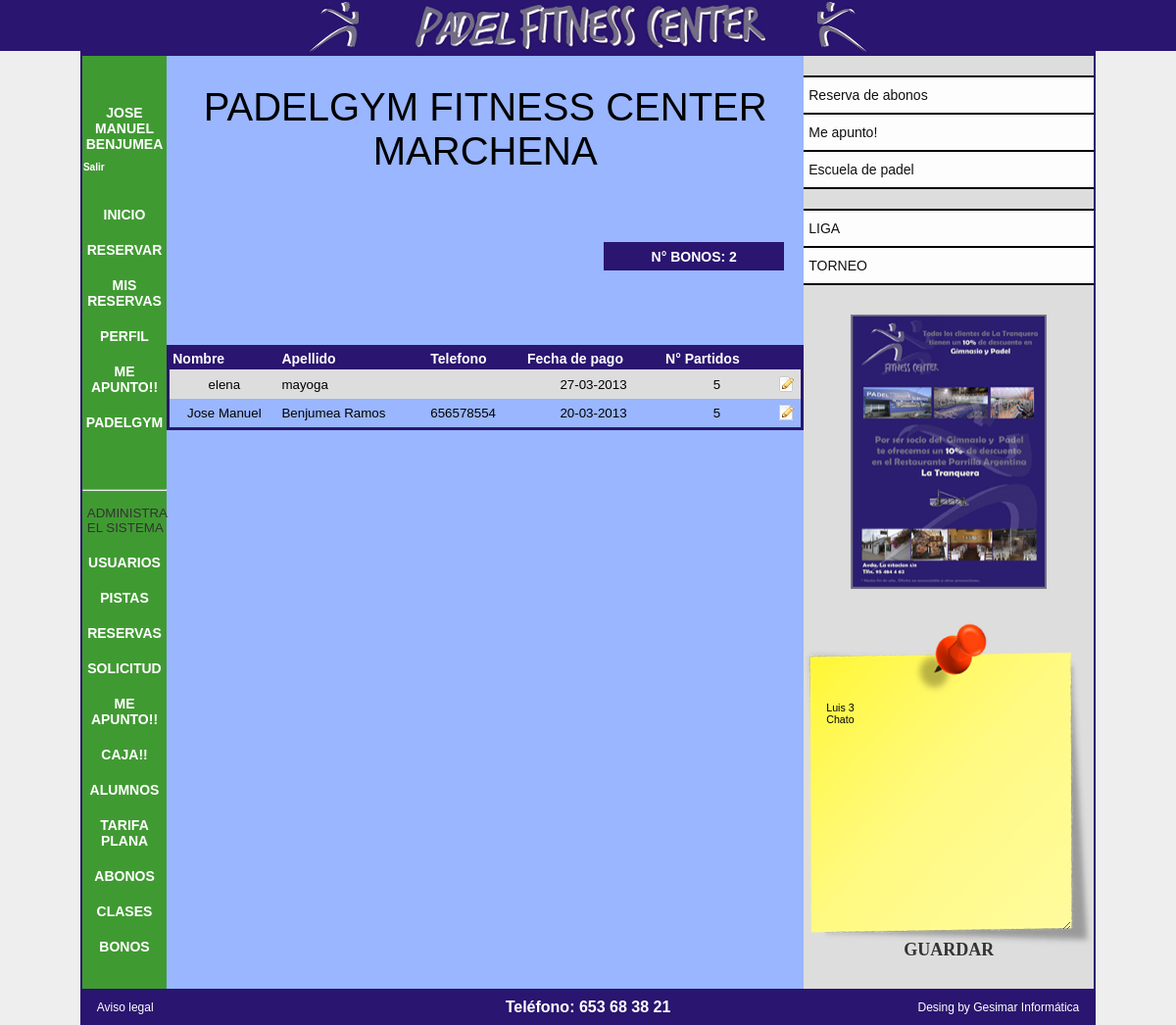
Page /usuarios/padelgym/lista_padelgym.php (signed in) on the committed database.
### tables this page shows
CREATE TABLE IF NOT EXISTS `usuarios` (
  `id_usuario` int(11) NOT NULL,
  `mail` varchar(32) DEFAULT NULL,
  `nick` varchar(20) NOT NULL,
  `pass` varchar(50) DEFAULT NULL,
  `nombre` varchar(32) DEFAULT NULL,
  `apellido1` varchar(32) DEFAULT NULL,
  `apellido2` varchar(32) DEFAULT NULL,
  `dni` varchar(16) DEFAULT NULL,
  `telefono1` varchar(16) DEFAULT NULL,
  `telefono2` varchar(16) DEFAULT NULL,
  `calle` varchar(32) DEFAULT NULL,
  `numero` varchar(8) DEFAULT NULL,
  `bloque` varchar(8) DEFAULT NULL,
  `puerta` varchar(8) DEFAULT NULL,
  `fecha_nacimiento` date DEFAULT NULL,
  `dia_alta` date DEFAULT NULL,
  `hora_alta` time DEFAULT NULL,
  `privilegios` int(11) DEFAULT NULL
);

CREATE TABLE IF NOT EXISTS `padelgym` (
  `id_usuario` int(11) NOT NULL,
  `nombre` varchar(100) NOT NULL,
  `apellido` varchar(100) NOT NULL,
  `telefono` varchar(100) NOT NULL,
  `precio` int(11) NOT NULL,
  `fecha` varchar(100) NOT NULL,
  `dia` varchar(10) NOT NULL,
  `mes` varchar(10) NOT NULL
);

CREATE TABLE IF NOT EXISTS `post_it` (
  `id` varchar(10) NOT NULL,
  `texto` varchar(1000) NOT NULL,
  `fecha` varchar(10) NOT NULL
);

### conexion.php (called while the page is built, shortened)
<?php
$tabla1='usuarios';
$tabla35='padelgym_partidos';
$tabla37='padelgym';
$tabla39='post_it';
?>

### usuarios/padelgym/lista_padelgym.php (the view, shortened to what this page needs)
<?php
include("../../conexion.php");
include("../../includes.php");
$TAMANO_PAGINA =20;
$pagina = $_GET["pagina"];
if (!$pagina) {
    $inicio = 0;
}
else {
    $inicio = ($pagina - 1) * $TAMANO_PAGINA;
}
$sql="SELECT COUNT(*) FROM `$tabla37`";
$consulta=mysql_query($sql);
$rcount=mysql_result($consulta,0);
encabezado();
	echo "<link href='../../estilos.css' rel='stylesheet' type='text/css' />";
cabecera();
col_izda1();
enlaces_izda();
administrar();
col_izda2();
cuerpo1();
?>
<div id="cabecera_alumnos"> PADELGYM FITNESS CENTER MARCHENA</div>
<br />
 <br />
<br />
 <br />
<div id='numero_alumno'><a><?php echo "<b>N&deg; BONOS: </b>".$rcount." "?></a></div>
<br />
<br />
<?
$ssql = "select * from `$tabla37` ORDER BY nombre limit " . $inicio . "," . $TAMANO_PAGINA ;
$resultado = mysql_query($ssql);
echo "<br><br><br>";
echo "<table border='0' id='tabla_gestion' width='650'>";
echo "<tr id='cabecera_tabla'> <td> <div id='texto_titulo'> Nombre </div></td>
  <td><div id='texto_titulo'> Apellido </div></td>
  <td><div id='texto_titulo'> Telefono </div></td>
  <td><div id='texto_titulo'> Fecha de pago </div></td>
  <td><div id='texto_titulo'> N&deg; Partidos </div></td>
  <td></td>";
$i=1;
while ($row=mysql_fetch_object($resultado)){
$id_usuario=$row->id_usuario;
$nombre=$row->nombre;
$apellido=$row->apellido;
$telefono=$row->telefono;
$fecha=$row->fecha;
$i++;
	$ssql_partidos = "SELECT SUM(b1+b2+b3+b4+b5+b6+b7+b8+b9+b10) as total FROM `$tabla35` WHERE id_usuario=$id_usuario" ;
	$resultado_partidos = mysql_query($ssql_partidos);
	while ($row_partidos=mysql_fetch_array($resultado_partidos, MYSQL_ASSOC)){
	$partidos=$row_partidos["total"];
if($i%2==0){
	$estilo="fila_par";
}else{
	$estilo="fila_inpar";
	}
		echo "<tr id='".$estilo."'>";
			echo "<td align='center'>".$nombre."</td>";
			echo "<td align='left'>".$apellido."</td>";
			echo "<td align='left'>".$telefono."</td>";
			echo "<td align='center'>".$fecha."</td>";
			echo "<td align='center'>".$partidos."</td>";
			echo "<td><a href='padelgym.php?accion=modificar&id=$id_usuario'><img src='../../imagenes/edit.gif' alt='editar' border='0'></a>";
	 echo "</tr>";
	}
}
	echo "</table>";
?>
<br><br><br><br>
<table border="0" width="600">
<tr>
	<td width="200" align="left">
<?php
echo "</td>";
echo "<td align='center'>";
?>
</td>
<td width="200" align="right">
</td>
</table>
<br />
<br />
<?php
cuerpo2();
col_derecha1();
eventos1();
col_derecha2();
pie();
?>

### includes.php (shortened to what this page needs)
<?php function encabezado(){ ?>
<html>
<head>
	<link href="estilos.css" rel="stylesheet" type="text/css" />
<?php
$directorio_actual=$_SERVER['PHP_SELF'];
$palabras=explode("/",$directorio_actual);
$palabras_contadas=count($palabras);
if ($palabras_contadas==4){
	$directorio_padre='../../';
}elseif($palabras_contadas==3){
	$directorio_padre='';
}
    		    ?>
<?php
	$f = explode("/", $_SERVER['PHP_SELF']);
	$directorio_actual=$f[count($f)-3];
	if($directorio_actual=='usuarios' OR $directorio_actual=='gestion'){
?>
	<link rel="stylesheet" href="<?php echo $directorio_padre; ?>css/lightbox.css" type="text/css" media="screen" />
<?php
	}
} ?>
<?php function cabecera(){ ?>
</head>
<body>
<table border='0' width='100%' height='100%' id='pagina'>
	<tr>
		<td id='franja_izda'>&nbsp;</td>
		<td width='85%' id='contenido' align='center' valign='top'>
<table border="0" width='100%' height='100%'>
<tr>
	<td colspan='3' height='50' id='cabecera' align='center'>
		<table border='0' height='100%'>
			<tr>
			<?php
			$f = explode("/", $_SERVER['PHP_SELF']);
			$directorio=$f[count($f)-2];
				if($directorio=="padelmarchena"){
					echo "<td><a href='index.php'><img src='logo.png'></a></td>";
				}else{
					echo "<td><a href='../../../index.php'><img src='../logo.png'></a></td>";
				}
			?>
			</tr>
		</table>
	</td>
</tr>
<?php } ?>
<?php function col_izda1(){ ?>
<tr>
	<td width='200' id='col_izquierda' valign='top'>
<?php } ?>
<?php function enlaces_izda(){
	if($_SESSION['autenticado']=='si'){
	$f = explode("/", $_SERVER['PHP_SELF']);
	$enlace_seleccionado=$f[count($f)-1];
	$directorio=$f[count($f)-2];
	$directorio_padre=$f[1];
?>
<?php
$directorio_actual=$_SERVER['PHP_SELF'];
$palabras=explode("/",$directorio_actual);
$palabras_contadas=count($palabras);
if ($palabras_contadas==4){
	$directorio_padre='../../';
}elseif($palabras_contadas==3){
	$directorio_padre='';
}
    		    ?>
		<table border='0' id='enlaces' width='100%'>
			<tr>
				<td>
				<?php
				include("conexion.php");
				$ssql_usuario = "SELECT nombre, apellido1 FROM `$tabla1` WHERE id_usuario=$_SESSION[id]";
				$resultado_usuario = mysqli_query($conexion, $ssql_usuario);
				$row_usuario = mysqli_fetch_object($resultado_usuario);
				echo "<div id='nombre_usuario'>".$row_usuario->nombre." ".$row_usuario->apellido1;
				echo "<br><div id='enlace_salir'><a href='../../salir.php'>Salir</a></div>";
				echo "</div>";
				?>
				</td>
			</tr>
			<tr>
				<td <?php if($directorio=="padelmarchena" AND $enlace_seleccionado!="index.php"){echo "id='seleccionado'";} ?>><a href='<?php echo $directorio_padre; ?>index.php'>INICIO</a></td>
			</tr>
			<tr>
				<td <?php if($enlace_seleccionado=="reservas.php"){echo "id='seleccionado'";} ?>><a href='<?php echo $directorio_padre; ?>usuarios/reservas/reservas.php'>RESERVAR</a></td>
			</tr>
			<tr>
				<td <?php if($enlace_seleccionado=="mis_reservas.php"){echo "id='seleccionado'";} ?>><a href='<?php echo $directorio_padre; ?>usuarios/reservas/mis_reservas.php'>MIS RESERVAS</a>
				</td>
			</tr>
			<tr>
				<td <?php if($enlace_seleccionado=="perfil.php"){echo "id='seleccionado'";} ?>><a href='<?php echo $directorio_padre; ?>usuarios/datos/perfil.php'>PERFIL</a></td>
			</tr>
			<tr>
				<td <?php if($directorio=="meapunto"){echo "id='seleccionado_nuevo'";}else{echo "id='enlace_nuevo'";} ?>><a href='<?php echo $directorio_padre; ?>usuarios/meapunto/gestion_meapunto.php'>ME APUNTO!!</a></td>
			</tr>
            <tr>
				<td <?php if($enlace_seleccionado=="mis_reservas.php"){echo "id='seleccionado'";} ?>><a href='<?php echo $directorio_padre; ?>usuarios/padelgym/lista_padelgym.php'><b>PADELGYM</b></a>
				</td>
			</tr>
		</table>
<?php
	}
} ?>
<?php function administrar(){
	if($_SESSION['autenticado']=='si' AND $_SESSION['privilegios']=='1'){
	$f = explode("/", $_SERVER['PHP_SELF']);
	$enlace_seleccionado=$f[count($f)-1];
	$directorio=$f[count($f)-2];
?>
<?php
$directorio_actual=$_SERVER['PHP_SELF'];
$palabras=explode("/",$directorio_actual);
$palabras_contadas=count($palabras);
if ($palabras_contadas==4){
	$directorio_padre='../../';
}elseif($palabras_contadas==3){
	$directorio_padre='../';
}
    		    ?>
		<table border='0' id='enlaces' width='100%'>
			<tr>
				<td><hr></td>
			</tr>
			<tr>
				<td class='titulo'>ADMINISTRA EL SISTEMA</td>
			</tr>
			<tr>
				<td <?php if($directorio=="gest_usuarios" AND $enlace_seleccionado!='solicitud.php'){echo "id='seleccionado'";} ?>><a href='<?php echo $directorio_padre; ?>gestion/gest_usuarios/usuarios.php'>USUARIOS</a></td>
			</tr>
			<tr>
				<td <?php if($directorio=="gest_pistas"){echo "id='seleccionado'";} ?>><a href='<?php echo $directorio_padre; ?>gestion/gest_pistas/pistas.php'>PISTAS</a></td>
			</tr>
			<tr>
				<td <?php if($directorio=="gest_reservas"){echo "id='seleccionado'";} ?>><a href='<?php echo $directorio_padre; ?>gestion/gest_reservas/gestion_reservas.php'>RESERVAS</a></td>
			</tr>
			<tr>
				<td <?php if($enlace_seleccionado=='solicitud.php'){echo "id='seleccionado'";} ?>><a href='<?php echo $directorio_padre; ?>gestion/gest_usuarios/solicitud.php'>SOLICITUD</a></td>
			</tr>
			<tr>
				<td <?php if($directorio=="gest_meapunto"){echo "id='seleccionado'";} ?>><a href='<?php echo $directorio_padre; ?>gestion/gest_meapunto/alta_meapunto.php'>ME APUNTO!!</a></td>
			</tr>
            <tr>
				<td <?php if($enlace_seleccionado=="caja.php"){echo "id='seleccionado'";} ?>><a href='<?php echo $directorio_padre1; ?>../../usuarios/caja/caja.php'>CAJA!!</a></td>
			</tr>
              <tr>
				<td <?php if($enlace_seleccionado=="lista_alumnos.php"){echo "id='seleccionado'";} ?>><a href='<?php echo $directorio_padre1; ?>../../usuarios/alumnos/lista_alumnos.php'>ALUMNOS</a></td>
			</tr>
            <tr>
				<td <?php if($enlace_seleccionado=="tarifa_plana.php"){echo "id='seleccionado'";} ?>><a href='<?php echo $directorio_padre1; ?>../../usuarios/tarifa/tarifa_plana.php'>TARIFA PLANA</a></td>
			</tr>
             <tr>
				<td <?php if($enlace_seleccionado=="abono.php"){echo "id='seleccionado'";} ?>><a href='<?php echo $directorio_padre1; ?>../../usuarios/abono/abono.php'>ABONOS</a></td>
			</tr>
               <tr>
				<td <?php if($enlace_seleccionado=="abono.php"){echo "id='seleccionado'";} ?>><a href='<?php echo $directorio_padre1; ?>../../usuarios/clases/lista_bono.php'>CLASES</a></td>
			</tr>
            <tr>
				<td <?php if($enlace_seleccionado=="abono.php"){echo "id='seleccionado'";} ?>><a href='<?php echo $directorio_padre1; ?>../../usuarios/bono/lista_bono.php'>BONOS</a></td>
			</tr>
		</table>
<?php
	}
} ?>
<?php function col_izda2(){ ?>
	</td>
<?php } ?>
<?php function cuerpo1(){ ?>
	<td valign='top' align='center' id='muro' width='700'>
	<table border='0' width='100%'>
		<tr>
			<td align='center'>
<?php } ?>
<?php function cuerpo2(){ ?>
			</td>
		</tr>
</table>
	</td>
<?php } ?>
<?php function col_derecha1(){ ?>
	<td width='200' id='col_derecha' valign='top' align='center'>
<?php } ?>
<?php function eventos1(){
?>
<?php
$directorio_actual=$_SERVER['PHP_SELF'];
$palabras=explode("/",$directorio_actual);
$palabras_contadas=count($palabras);
if ($palabras_contadas==4){
	$directorio_padre='../../';
}elseif($palabras_contadas==3){
	$directorio_padre='../';
}
    		    ?>
<table border='2' id='enlaces_derecha'>
	<tr>
		<td><a href='<?php echo $directorio_padre; ?>extras/abonos.php'>Reserva de abonos</a></td>
	</tr>
	<tr>
		<td><a href='<?php echo $directorio_padre; ?>extras/meapunto.php'>Me apunto!</a></td>
	</tr>
	<tr>
		<td><a href='<?php echo $directorio_padre; ?>extras/escuela_padel.pdf' target='_blank'>Escuela de padel</a></td>
	</tr>
</table>
<table id="enlaces_derecha2">
    <tr>
		<td><a href='<?php echo $directorio_padre; ?>extras/reto_liga.php'>LIGA</a></td>
	</tr>
	<tr>
		<td><a href='<?php echo $directorio_padre; ?>torneo'>TORNEO</a></td>
	</tr>
</table>
<br></br>
<a href="<?php echo $directorio_padre; ?>images/image-1.jpg" rel="lightbox"><img src="<?php echo $directorio_padre; ?>images/thumb-1.jpg" width="200" height="280" alt="" id='cartel' /></a>
<br>
<br>
 <?
				if($_SESSION['autenticado']=='si' AND $_SESSION['privilegios']=='1' OR $_SESSION['privilegios']=='522959'){
				include("conexion.php");
                $sql_post_it = mysqli_query($conexion, "SELECT texto FROM `$tabla39` ");
				$row_post_it = mysqli_fetch_object($sql_post_it);
				?>
                <div id="post_it">
                	<form action="../../../../../../post-it.php" method="post">
                    	<textarea name="textarea" id="contenido" ><? echo $row_post_it->texto; ?></textarea>
                        <input type="submit" name="Guardar" value="GUARDAR" />
                     </form>
		        </div>
                <br>
				<br>
				<br>
                <? } ?>
<?php
	}
?>
<?php function col_derecha2(){ ?>
	</td>
</tr>
<?php } ?>
<?php function pie(){ ?>
<tr>
	<td colspan='3' height='30'>
		<div id='pie'>
			<table border='0' width='100%' id='pie_pagina'>
				<tr>
					<td ><a href='nota.php'>Aviso legal</a></td>
					<td class='telefono' align='center'>Tel&eacute;fono: 653 68 38 21</td>
					<td align='right'><a href='http://www.gesimar.es'>Desing by Gesimar Inform&aacute;tica</a></td>
				</tr>
			</table>
		</div>
	</td>
</tr>
</table>
		</td>
		<td id='franja_derecha'>&nbsp;</td>
	</tr>
</table>
</body>
</html>
<?php } ?>

### rows in the picture
usuarios: nombre "JOSE MANUEL", apellido1 "BENJUMEA"
padelgym: nombre "elena", apellido "mayoga", fecha "27-03-2013", partidos "5"
padelgym: nombre "Jose Manuel", apellido "Benjumea Ramos", telefono "656578554", fecha "20-03-2013", partidos "5"
post_it: textarea "Luis 3 Chato"

### other values in the picture
$rcount "2"
